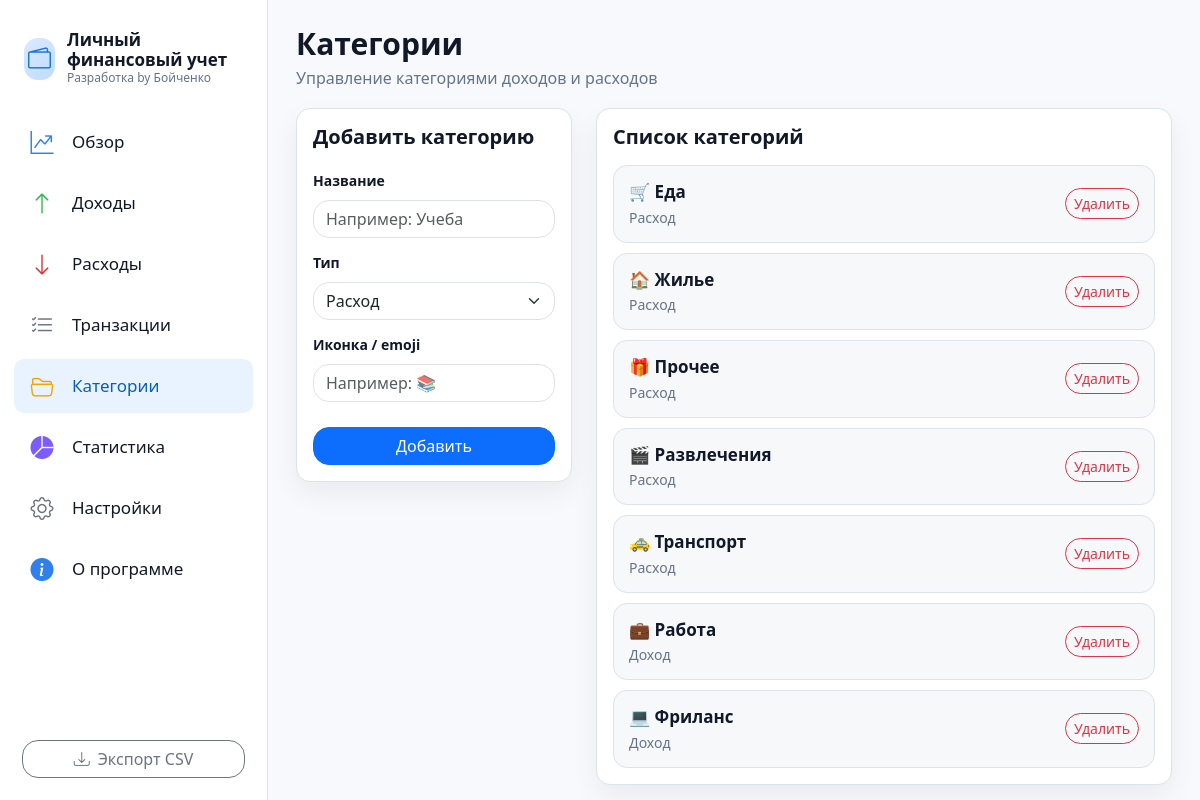
The page /categories on the database its author committed.
### tables this page shows
CREATE TABLE categories (
                id INTEGER PRIMARY KEY AUTOINCREMENT,
                name TEXT UNIQUE NOT NULL,
                kind TEXT NOT NULL,
                icon TEXT NOT NULL DEFAULT '•'
            , icon_path TEXT DEFAULT '');

### app.py (the view)
@app.route("/categories")
def categories():
    return render_template("categories.html", active="categories", categories=get_categories())

### app.py (called while the page is built)
def db():
    conn = sqlite3.connect(DB_NAME)
    conn.row_factory = sqlite3.Row
    return conn

def get_categories(kind=None):
    conn = db()
    if kind:
        rows = conn.execute("SELECT * FROM categories WHERE kind=? ORDER BY name", (kind,)).fetchall()
    else:
        rows = conn.execute("SELECT * FROM categories ORDER BY kind, name").fetchall()
    conn.close()
    return rows

@app.context_processor
def inject_helpers():
    return dict(money=money, ru_date=ru_date, type_ru=TYPE_RU, month_label=month_label)

### templates/categories.html (shortened to what this page needs)
{% extends "base.html" %}
{% block content %}
<div class="page-header">
    <div>
        <h1>Категории</h1>
        <p>Управление категориями доходов и расходов</p>
    </div>
</div>
<div class="row g-4">
    <div class="col-lg-4">
        <section class="panel">
            <h2 class="mb-3">Добавить категорию</h2>
            <form method="post" action="{{ url_for('add_category') }}" class="modal-form">
                <label>Название</label>
                <input name="name" class="form-control rounded-4" placeholder="Например: Учеба" required>
                <label>Тип</label>
                <select name="kind" class="form-select rounded-4">
                    <option>Расход</option>
                </select>
                <label>Иконка / emoji</label>
                <input name="icon" class="form-control rounded-4" placeholder="Например: 📚">
                <button class="btn btn-primary rounded-4 w-100 mt-3">Добавить</button>
            </form>
        </section>
    </div>
    <div class="col-lg-8">
        <section class="panel">
            <h2 class="mb-3">Список категорий</h2>
            <div class="category-grid">
                {% for c in categories %}
                    <div class="category-card">
                        <div>
                            <strong>{{ c.icon }} {{ c.name }}</strong>
                            <span>{{ type_ru.get(c.kind, c.kind) }}</span>
                        </div>
                        <form method="post" action="{{ url_for('delete_category', cat_id=c.id) }}" onsubmit="return confirm('Удалить категорию?')">
                            <button class="btn btn-sm btn-outline-danger rounded-4">Удалить</button>
                        </form>
                    </div>
                {% endfor %}
            </div>
        </section>
    </div>
</div>
{% endblock %}

### static/css/style.css (style rules this page uses)
:root { --bg: #f7f9fc; --sidebar: #ffffff; --card: #ffffff; --border: #dce3eb; --text: #111827; --muted: #64748b; --blue: #1976d2; --green: #21a53b; --red: #e03131; --yellow: #f0a500; --purple: #7c5cff; --shadow: 0 12px 28px rgba(15, 23, 42, .06); }
* { box-sizing: border-box; }
body { margin: 0; background: var(--bg); color: var(--text); font-family: "Segoe UI", system-ui, -apple-system, BlinkMacSystemFont, sans-serif; }
.page-header { display: flex; justify-content: space-between; align-items: center; margin-bottom: 18px; }
.page-header h1 { font-size: 30px; font-weight: 800; margin: 0; }
.page-header p { margin: 4px 0 0; color: var(--muted); }
.panel { background: var(--card); border: 1px solid var(--border); border-radius: 14px; box-shadow: var(--shadow); padding: 16px; }
.panel h2, .panel-head h2 { font-size: 20px; font-weight: 800; margin: 0; }
.modal-form { display: flex; flex-direction: column; gap: 9px; }
.modal-form label { font-weight: 700; font-size: 14px; margin-top: 5px; }
.category-grid { display: grid; gap: 10px; }
.category-card { border: 1px solid var(--border); background: rgba(148, 163, 184, .08); border-radius: 14px; padding: 13px 15px; display: flex; align-items: center; justify-content: space-between; }
.category-card strong { display: block; font-size: 17px; }
.category-card span { color: var(--muted); font-size: 14px; }

### rows shown on the page
categories: icon "🛒", name "Еда", get "Расход"
categories: icon "🏠", name "Жилье", get "Расход"
categories: icon "🎁", name "Прочее", get "Расход"
categories: icon "🎬", name "Развлечения", get "Расход"
categories: icon "🚕", name "Транспорт", get "Расход"
categories: icon "💼", name "Работа", get "Доход"
categories: icon "💻", name "Фриланс", get "Доход"
